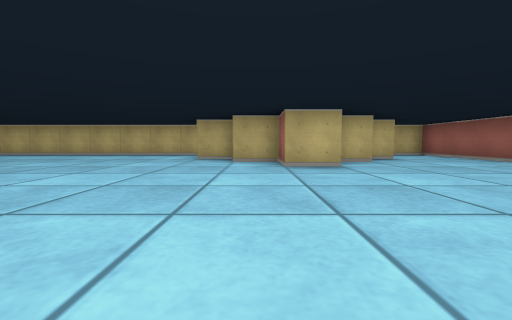
[1] (above)

16 first-person views from a walk through a cub3D maze. The camera is about half as high as the walls, tilts 4° down and sees 90° across. The floor is counted in squares. Each view is taken from the middle of a square. On the plan, view 1 faces up. The plan holds only what a view shows up to about 9 squares ahead; the rest is blank.

[2]
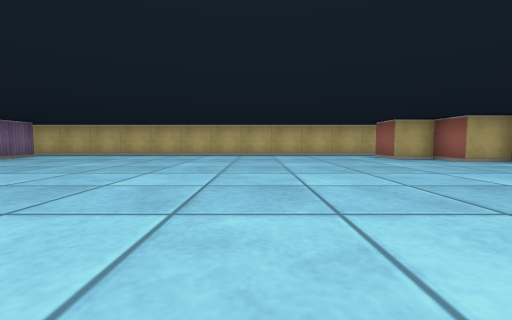

[3]
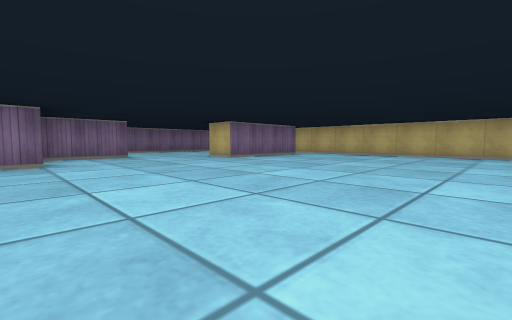

[4]
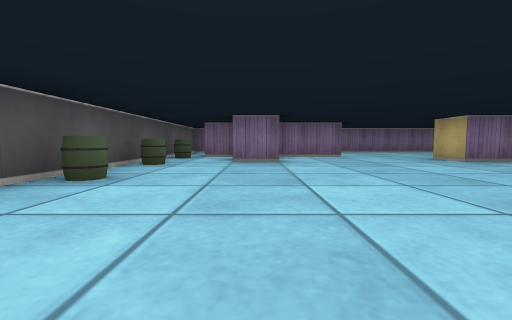

[5]
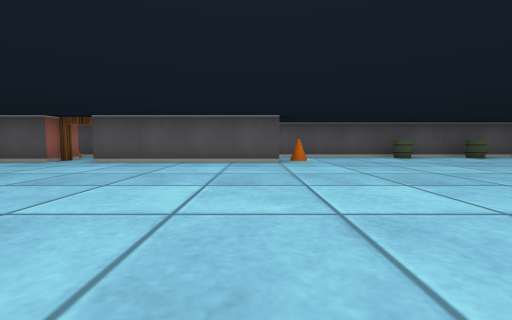

[6]
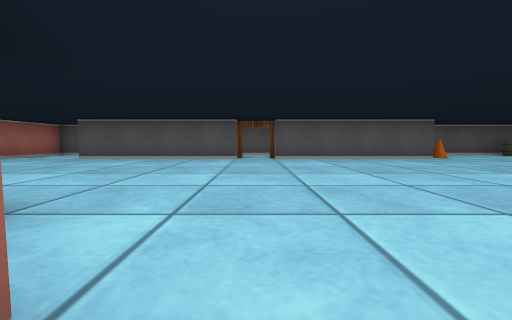

[7]
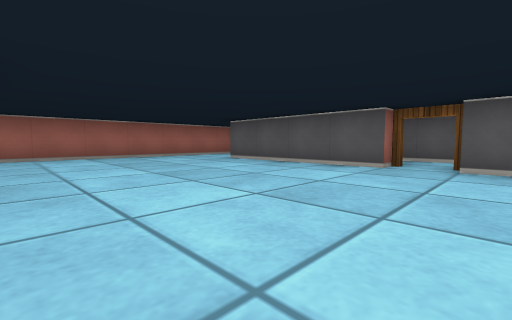

[8]
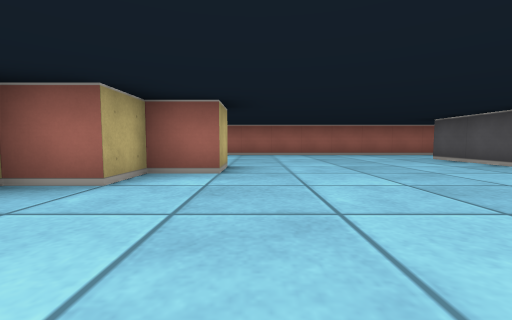

[9]
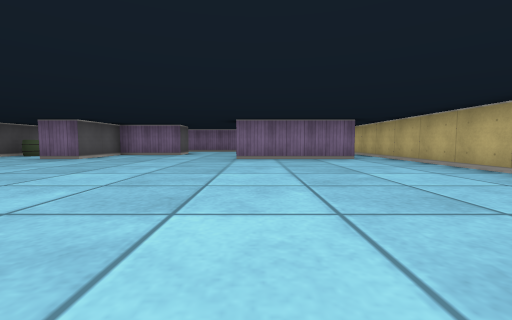

[10]
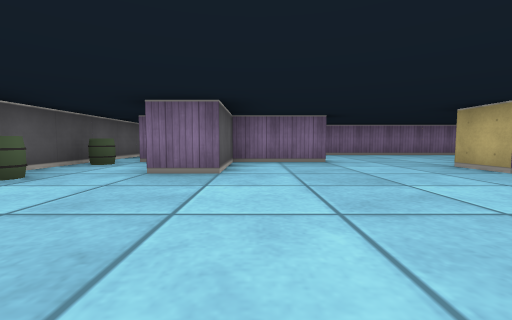

[11]
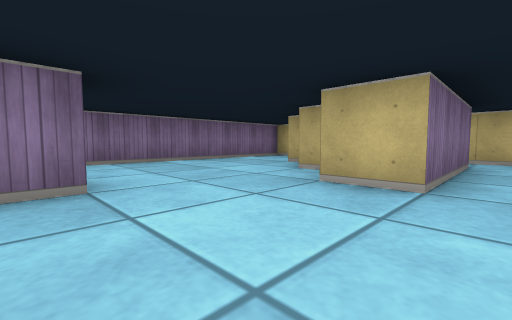

[12]
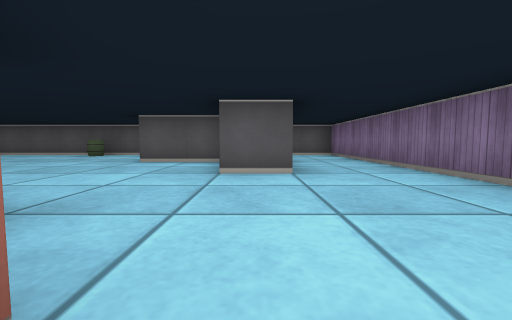

[13]
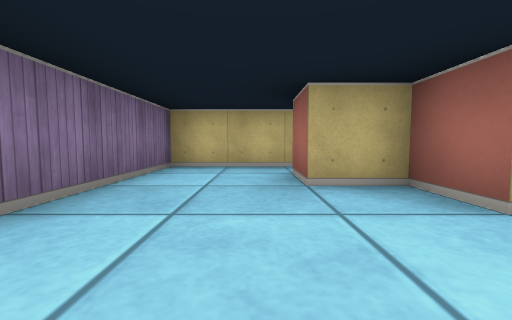

[14]
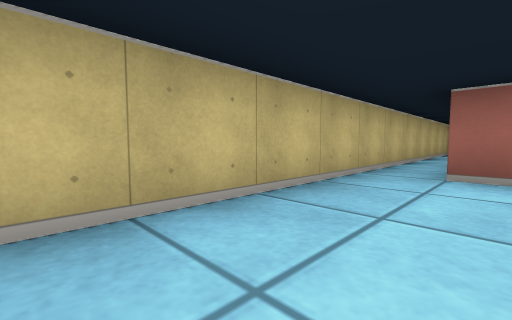

[15]
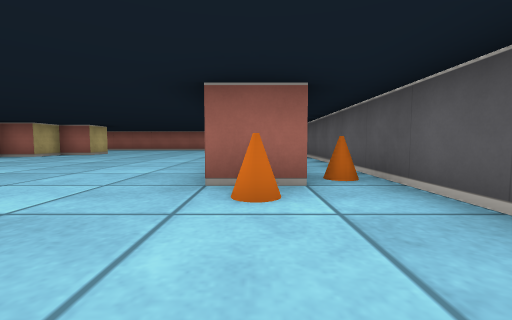

[16]
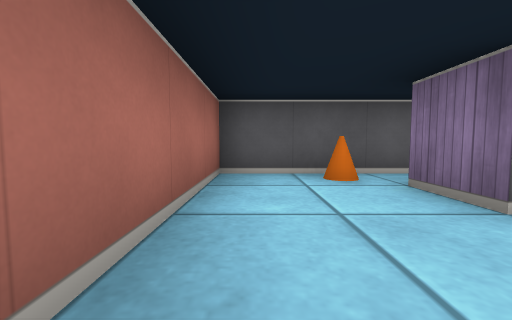

### Floor plan
Points are (right, up) in squares from view 1. A wall is a line through its corners. A room is listed if a view was taken in it or the views show most of it. See-through windows are left out.
Room 1 (views 1, 2, 3, 4, 5, 6, 7, 8, 9, 10, 11, 14, 15, 16)
walls: (-5.5, -1.5) (-5.5, -0.5) (-1.5, -0.5); (-0.5, -0.5) (3.5, -0.5) (3.5, -1.5); (1.6, 4.5) (0.5, 4.5) (0.5, 5.5) (-0.5, 5.5) (-0.5, 6.5) (-1.5, 6.5) (-1.5, 7.5); (2.6, 5.5) (1.8, 5.5); (3.6, 6.5) (2.9, 6.5); (-11.5, 7.6) (-11.5, 4.5) (-12.5, 4.5); (2.9, -2.5) (5.5, -2.5) (5.5, 8.5) (-14.5, 8.5); (-13, 5.5) (-13.5, 5.5); (-13.5, 2.5) (-13.5, 0.5) (-11.5, 0.5) (-11.5, -0.5); (-13.5, -0.6) (-13.5, -1.5); (-14.5, -2.5) (0.2, -2.5)
ways out: opening at (-14, -2) to room 2; opening at (-13.2, 5) to room 2; open door at (-1, -1)
objects: barrel (-13, -2); barrel (-11, -2); barrel (-9, -2); cone (-6, -1); cone (-5, -2); other object (0, -2); cone (4, -2)
Room 2 (views 12, 13)
walls: (-14.6, 2.5) (-13.5, 2.5); (-13.5, 5.5) (-13.5, 6.5) (-14.5, 6.5) (-14.5, 7.5); (-14.5, 8.5) (-16.5, 8.5) (-16.5, -2.5) (-14.5, -2.5)
ways out: opening at (-14, -2) to room 1; opening at (-13.2, 5) to room 1

Positions as (right, up) in squares from view 1, and headings:
1: (0, 0), facing up
2: (-5, 0), facing up
3: (-6, 0), facing up-left
4: (-6, 0), facing left
5: (-5, 5), facing down
6: (-1, 6), facing down
7: (-2, 4), facing down-right
8: (-3, 4), facing right
9: (-5, 5), facing left
10: (-8, 1), facing left
11: (-11, 2), facing up-left
12: (-14, 6), facing down
13: (-15, 4), facing up
14: (-5, 7), facing up-right
15: (-8, -1), facing right
16: (5, 1), facing down
